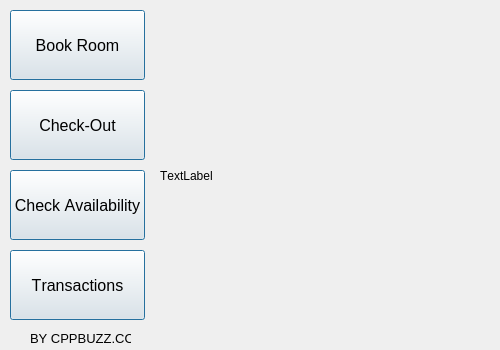
<?xml version="1.0" encoding="UTF-8"?>
<ui version="4.0">
 <class>MainWindow</class>
 <widget class="QMainWindow" name="MainWindow">
  <property name="geometry">
   <rect>
    <x>0</x>
    <y>0</y>
    <width>500</width>
    <height>350</height>
   </rect>
  </property>
  <property name="font">
   <font>
    <kerning>false</kerning>
   </font>
  </property>
  <property name="windowTitle">
   <string>Hotel Management 1.0</string>
  </property>
  <widget class="QWidget" name="centralWidget">
   <widget class="QLabel" name="imgLabel">
    <property name="geometry">
     <rect>
      <x>160</x>
      <y>0</y>
      <width>340</width>
      <height>351</height>
     </rect>
    </property>
    <property name="text">
     <string>TextLabel</string>
    </property>
   </widget>
   <widget class="QLabel" name="label">
    <property name="geometry">
     <rect>
      <x>30</x>
      <y>330</y>
      <width>101</width>
      <height>16</height>
     </rect>
    </property>
    <property name="font">
     <font>
      <pointsize>10</pointsize>
      <kerning>false</kerning>
     </font>
    </property>
    <property name="text">
     <string>BY CPPBUZZ.COM</string>
    </property>
   </widget>
   <widget class="QPushButton" name="btnRoomBooking">
    <property name="geometry">
     <rect>
      <x>10</x>
      <y>10</y>
      <width>135</width>
      <height>70</height>
     </rect>
    </property>
    <property name="font">
     <font>
      <pointsize>12</pointsize>
      <kerning>false</kerning>
     </font>
    </property>
    <property name="text">
     <string>Book Room</string>
    </property>
    <property name="autoDefault">
     <bool>true</bool>
    </property>
    <property name="default">
     <bool>true</bool>
    </property>
    <property name="flat">
     <bool>false</bool>
    </property>
   </widget>
   <widget class="QPushButton" name="btnRoomCheckout">
    <property name="geometry">
     <rect>
      <x>10</x>
      <y>90</y>
      <width>135</width>
      <height>70</height>
     </rect>
    </property>
    <property name="font">
     <font>
      <pointsize>12</pointsize>
      <kerning>false</kerning>
     </font>
    </property>
    <property name="text">
     <string>Check-Out</string>
    </property>
    <property name="default">
     <bool>true</bool>
    </property>
    <property name="flat">
     <bool>false</bool>
    </property>
   </widget>
   <widget class="QPushButton" name="btnCheckAvailability">
    <property name="geometry">
     <rect>
      <x>10</x>
      <y>170</y>
      <width>135</width>
      <height>70</height>
     </rect>
    </property>
    <property name="font">
     <font>
      <pointsize>12</pointsize>
      <kerning>false</kerning>
     </font>
    </property>
    <property name="text">
     <string>Check Availability</string>
    </property>
    <property name="autoDefault">
     <bool>true</bool>
    </property>
    <property name="default">
     <bool>true</bool>
    </property>
    <property name="flat">
     <bool>false</bool>
    </property>
   </widget>
   <widget class="QPushButton" name="bntTransaction">
    <property name="geometry">
     <rect>
      <x>10</x>
      <y>250</y>
      <width>135</width>
      <height>70</height>
     </rect>
    </property>
    <property name="font">
     <font>
      <pointsize>12</pointsize>
      <kerning>false</kerning>
     </font>
    </property>
    <property name="text">
     <string>Transactions</string>
    </property>
    <property name="autoDefault">
     <bool>true</bool>
    </property>
    <property name="default">
     <bool>true</bool>
    </property>
    <property name="flat">
     <bool>false</bool>
    </property>
   </widget>
  </widget>
 </widget>
 <layoutdefault spacing="6" margin="11"/>
 <resources/>
 <connections/>
</ui>
